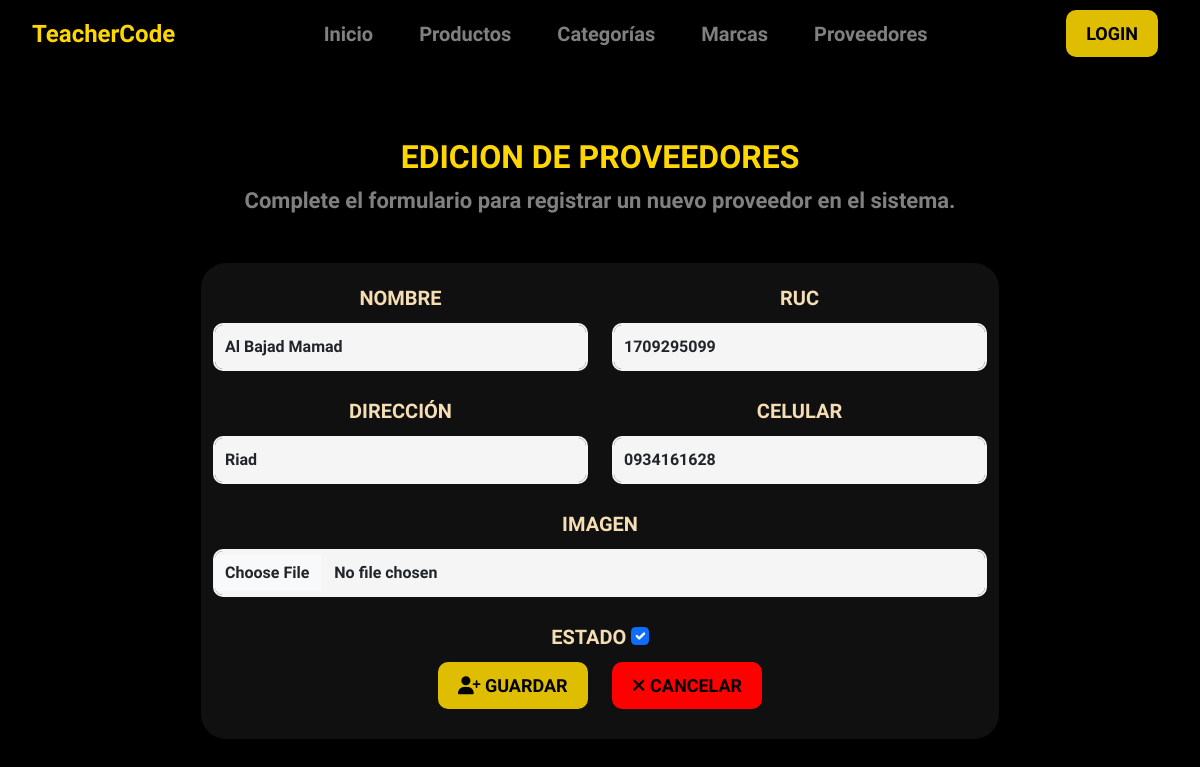
/supplier_update/8/, run on the app's committed database.
### core/models.py (models this page shows, shortened)
class Supplier(models.Model):
    name = models.CharField(max_length=100)
    ruc = models.CharField(max_length=13)  # RUC tiene 13 dígitos en Ecuador
    address = models.CharField(max_length=200)
    phone = models.CharField(max_length=10)
    user = models.ForeignKey(User, on_delete=models.CASCADE)
    created = models.DateTimeField(auto_now_add=True)
    updated = models.DateTimeField(auto_now=True)
    state = models.BooleanField('Estado', default=True)
    image = models.ImageField(upload_to='suppliers/', blank=True, null=True)
    class Meta:
        verbose_name = 'Proveedor'
        verbose_name_plural = 'Proveedores'
        ordering = ['name']
        indexes = [models.Index(fields=['name'])]

### core/views.py (the view)
# urls.py: path('supplier_update/<int:id>/', views.supplier_update,name='supplier_update'),
def supplier_update(request,id):
    data = {"title1": "Proveedores", "title2": "Edicion De Proveedores"}
    supplier = Supplier.objects.get(pk=id)
    if request.method == "POST":
      form = SupplierForm(request.POST,request.FILES, instance=supplier)
      if form.is_valid():
            form.save()
            return redirect("core:supplier_list")
    else:
        form = SupplierForm(instance=supplier)
        data["form"]=form
    return render(request, "core/suppliers/form.html", data)

### core/forms.py
class SupplierForm(forms.ModelForm):
    class Meta:
        model = Supplier
        fields = ['name','ruc','address','phone', 'state', 'image']
        widgets = {
            'name': forms.TextInput(attrs={'class': 'form-control', 'placeholder': 'Ingrese nombre del proveedor', 'id': 'id_name'}),
            'ruc': forms.TextInput(attrs={'class': 'form-control', 'placeholder': 'Ingrese RUC del proveedor', 'id': 'id_ruc'}),
            'address': forms.TextInput(attrs={'class': 'form-control', 'placeholder': 'Ingrese dirección del proveedor'}),
            'phone': forms.TextInput(attrs={'class': 'form-control', 'placeholder': 'Ingrese número celular', 'id': 'id_phone'}),
            'state': forms.CheckboxInput(attrs={'class': 'form-check-input'}),
            'image': forms.FileInput(attrs={'class': 'form-control', 'type': 'file', 'id': 'id_image'}),
        }
        labels = {
            'name': 'Nombre',
            'ruc': 'RUC',
            'address': 'Dirección',
            'phone': 'Celular',
            'state': 'Estado',
            'image': 'Imagen',
        }

### templates/core/suppliers/form.html (shortened to what this page needs)
{% extends 'base.html' %}
{% load static %}
{% block content %}
<section id="home-modulos" class="mt-4 d-flex justify-content-center align-items-center">
    <div class="container text-center">
        <div class="row">
            <div class="col-lg-12">
                <div class="module-head">
                    <h2 class="title text-center">{{ title2 }}</h2>
                    <p>Complete el formulario para registrar un nuevo proveedor en el sistema.</p>
                </div>
            </div>
            <div class="form-container">
                <form id="supplier-form" method="post" enctype="multipart/form-data" onsubmit="validarFormulario(event)">
                    <div class="row">
                        <div class="col-md-6">
                            <div class="form-group">
                                <label for="{{ form.name.id_for_label }}">{{ form.name.label }}</label>
                                {{ form.name }}
                            </div>
                            <div class="form-group">
                                <label for="{{ form.address.id_for_label }}">{{ form.address.label }}</label>
                                {{ form.address }}
                            </div>
                        </div>
                        <div class="col-md-6">
                            <div class="form-group">
                                <label for="{{ form.ruc.id_for_label }}">{{ form.ruc.label }}</label>
                                {{ form.ruc }}
                            </div>
                            <div class="form-group">
                                <label for="{{ form.phone.id_for_label }}">{{ form.phone.label }}</label>
                                {{ form.phone }}
                            </div>
                        </div>
                    </div>
                    <div class="form-group">
                        <label for="{{ form.image.id_for_label }}">{{ form.image.label }}</label>
                        {{ form.image }}
                    </div>
                    <div class="form-group">
                        <label for="{{ form.state.id_for_label }}">{{ form.state.label }}</label>
                        {{ form.state }}
                    </div>
                    <div class="form-group">
                        <div class="text-center">
                            <button type="submit" class="btn btn-details">
                                <i class="fa-solid fa-user-plus"></i>
                                Guardar
                            </button>
                            <a href="{% url 'core:supplier_list' %}" class="btn btn-cancel">
                                <i class="fa-solid fa-xmark"></i> Cancelar
                            </a>
                        </div>
                    </div>
                </form>
            </div>
        </div>
    </div>
</section>
{% endblock content %}

### static/css/main.css (style rules this page uses)
:root { --title: gold; --subtitle: gray; --content: #111010; --save: rgb(223, 189, 0); --save-hover: rgb(59, 59, 57); --cancel: rgb(255, 0, 0); --cancel-hover: rgb(128, 0, 0); --update: rgb(0, 204, 255); --update-hover: rgb(0, 102, 128); --color-1: rgb(59, 59, 57); --card-header-footer: rgb(94, 91, 91); --labels: wheat; }
body { background-color: black; color: #fff; font-family: "Ubuntu Sans", sans-serif; font-optical-sizing: auto; font-weight: 500; font-style: normal; margin: 0; font-size: 18px; }
.btn-details, .btn-cancel, .btn-update { margin: 10px; border-radius: 10px; padding: 10px 20px; font-size: 18px; font-weight: 600; text-transform: uppercase; transition: transform 0.3s; margin-top: 10px; margin-bottom: 10px; margin-left: 10px; color: black; border: none; }
.btn-details { background-color: var(--save); }
.btn-cancel { background-color: var(--cancel); }
#home-modulos { padding: 60px 0 100px 0; }
.module-head { padding: 30px; }
.module-head h2 { text-transform: uppercase; color: var(--title); font-weight: 800; font-size: 32px; }
.module-head p { color: var(--subtitle); font-weight: 600; font-size: 22px; }
.form-container { background-color: #111010; border-radius: 25px; margin: 0 auto; width: 70%; }
label { color: var(--labels); font-size: 20px; font-weight: 800; text-transform: uppercase; }
form { margin: 20px 0; }
form input[type="text"], form input[type="number"], form select, form input[type="date"], form input [type="checkbox"], form input[type="file"] { margin: 10px 0 25px; background-color: whitesmoke; border: whitesmoke 2px solid; border-radius: 10px; font-size: 16px; font-weight: 600; box-sizing: border-box; width: 100%; padding: 10px; }

### data on the page
Supplier: name "Al Bajad Mamad", address "Riad", ruc "1709295099", phone "0934161628", state "☑"

### other printed values
{{ title2 }} "EDICION DE PROVEEDORES"
